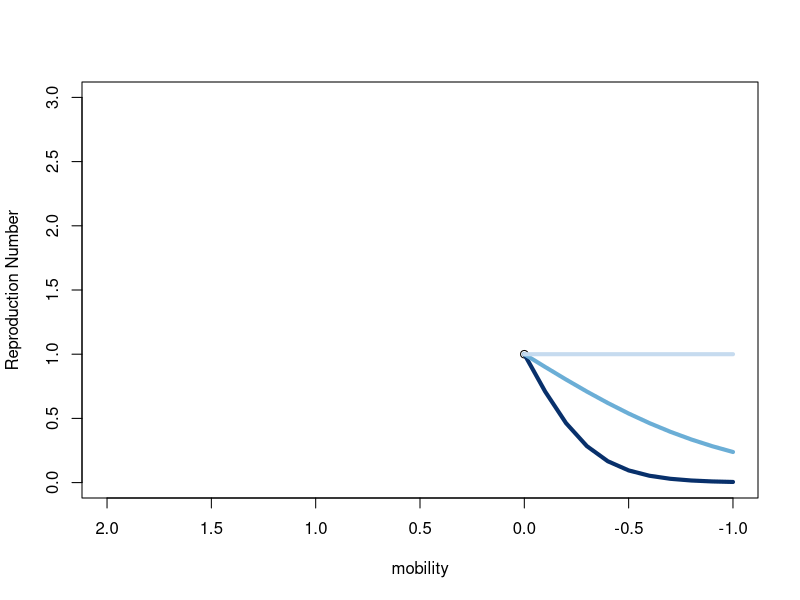
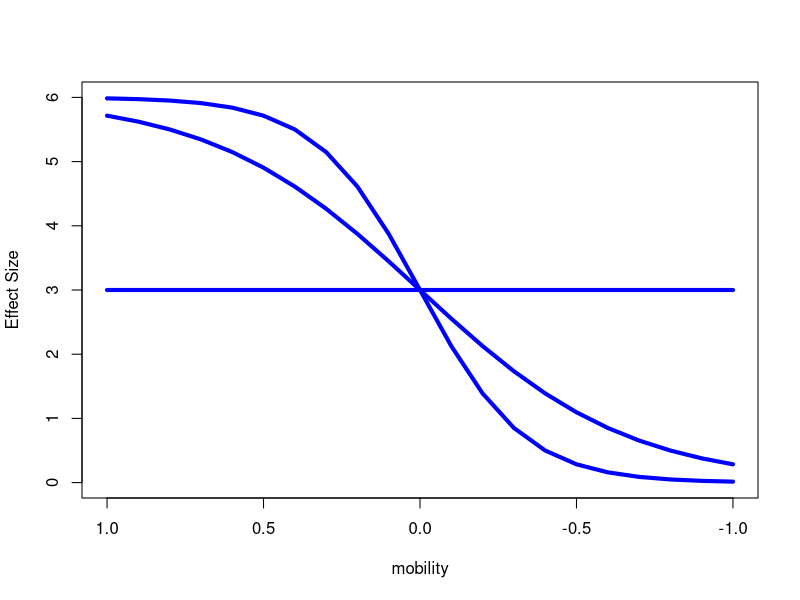
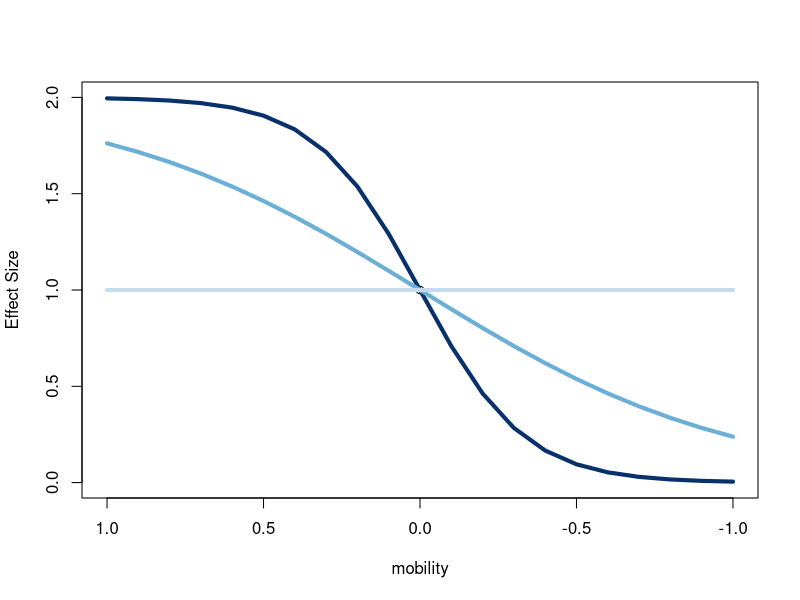
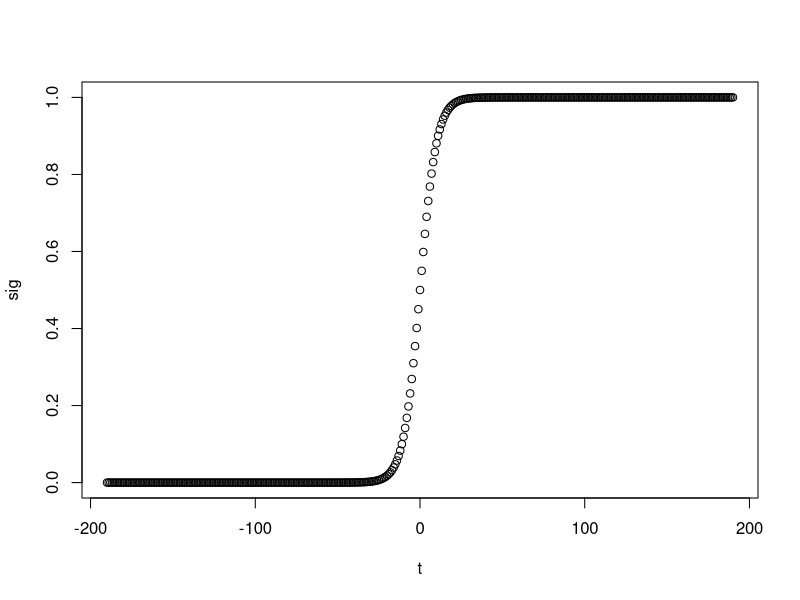

These figures' R source, in order:
mobility <- seq(1, 0, -0.1)
plot(0, 1, xlim = c(2, -1), ylim = c(0, 3), xlab = "mobility", ylab = "Reproduction Number")
for(i in c(-6, -2, 0)){
  lines(mobility - 1, 2 * plogis(-(mobility - 1) * i), col = blues9[((i) * -1) + 3], lwd = 4)
}



R0 <- 3
mobility <- seq(1, -1, -0.1)
plot(0, 1, xlim = c(1, -1), ylim = c(0, 2 * R0), xlab = "mobility", ylab = "Effect Size", cex = 0)
for(i in c(-6, -3, 0)){
  lines(mobility, R0 * 2 * plogis(-mobility * i), col = "blue", lwd=4)
}


mobility <- seq(2, 0, -0.1)
plot(0,1, xlim = c(1,-1), ylim = c(0,2), xlab = "mobility", ylab = "Effect Size")
for(i in c(-6,-2,0)){lines(mobility-1, 2 * plogis(-(mobility-1) * i), col = blues9[((i)*-1)+3], lwd=4)}

t <- seq(-190, 190, 1)
sig <- 1 / (1 + exp(-0.2 * (t - 0)))
plot(t, sig, xlim = c(min(t), max(t)), ylim = c(0, 1))
